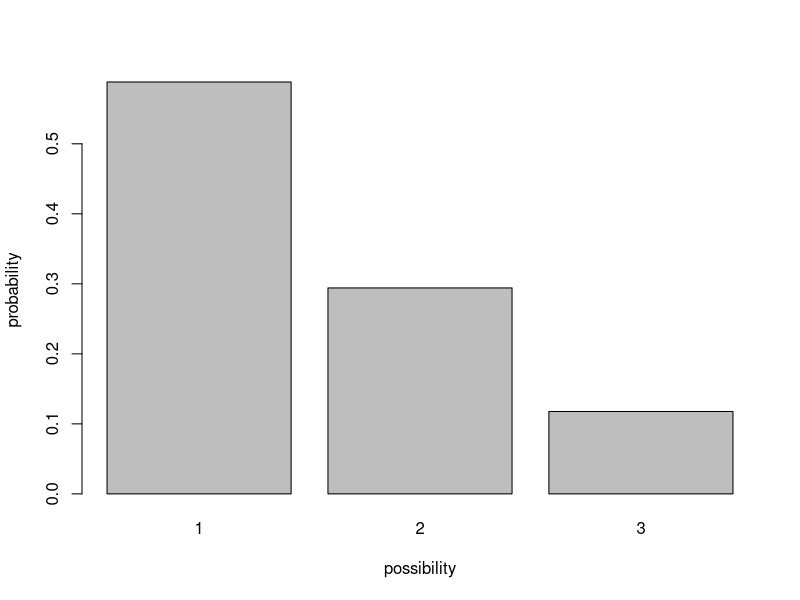
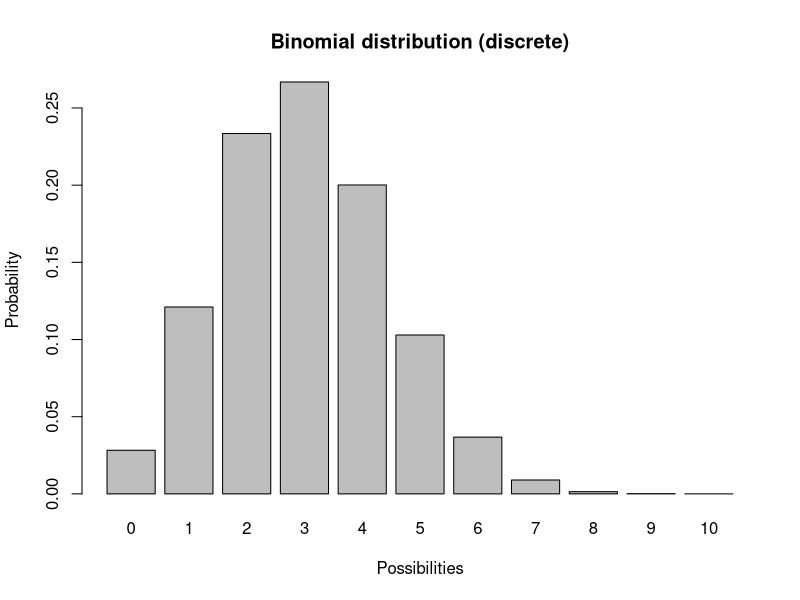
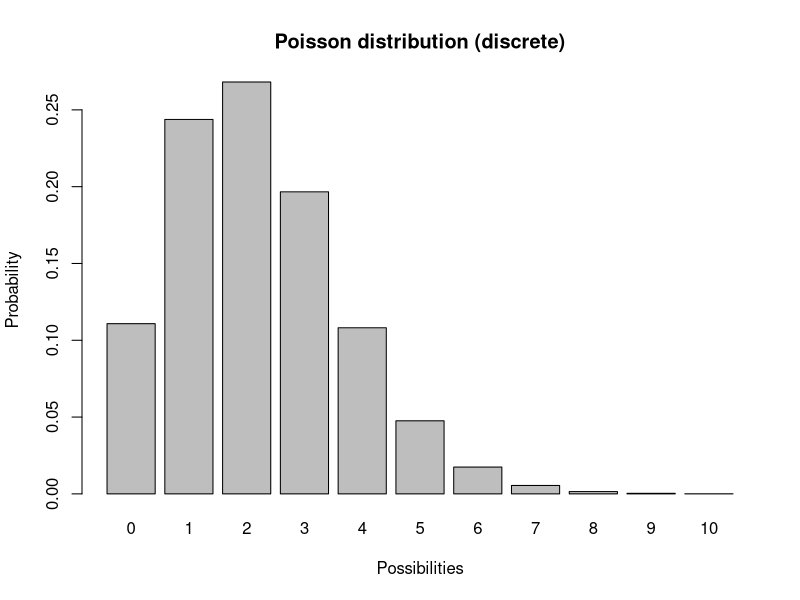
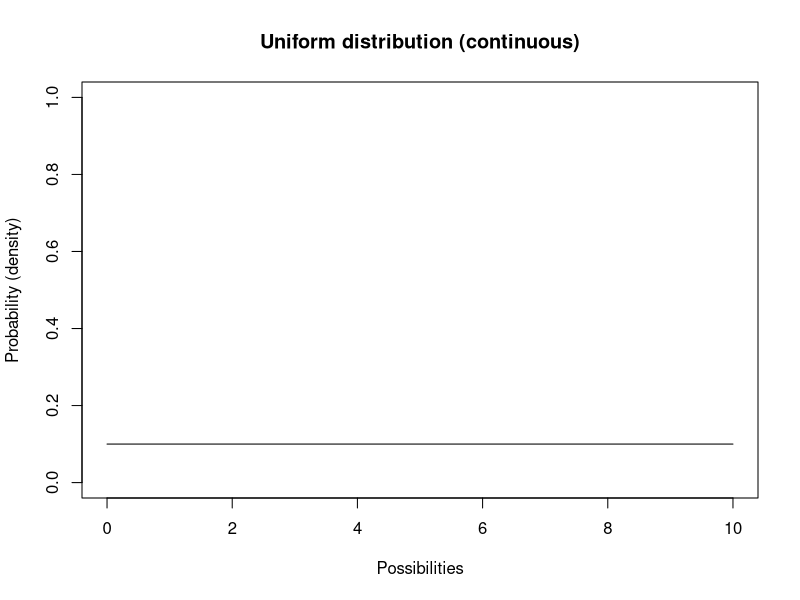
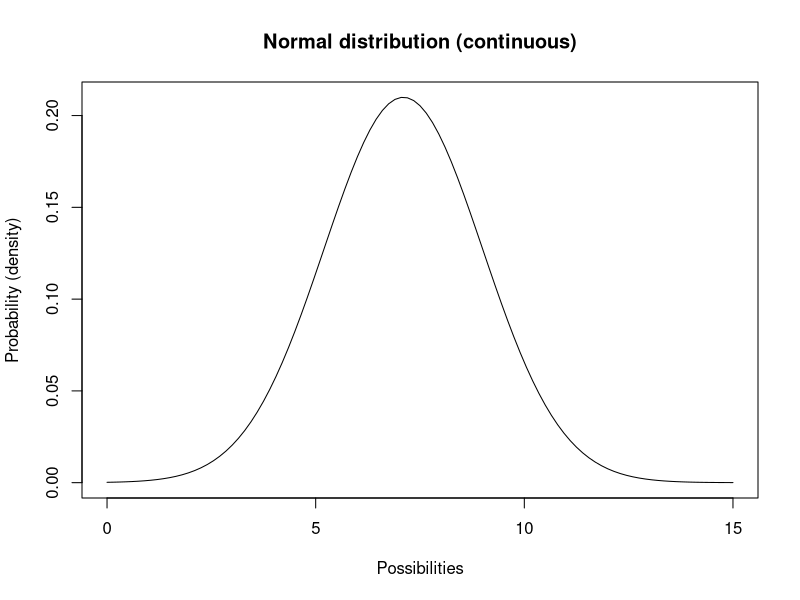

Recreate these plots in R, in order.
## ---- chunk 1
knitr::opts_chunk$set(echo = TRUE, cache = TRUE)
## ---- chunk 2
box <- c(rep(1,10),rep(2,5),rep(3,2))
barplot(table(box)/sum(table(box)),ylab="probability",xlab="possibility")

## ---- chunk 3
#rbinom(10,10,0.3)    # the random numbers have no decimal component

             # plot a discrete distribution!
xvals <- seq(0,10,1)
probs <- dbinom(xvals,10,prob=0.3)
names(probs) <- xvals
               
barplot(probs,ylab="Probability",xlab="Possibilities",main="Binomial distribution (discrete)")

#barplot(cumsum(probs),ylab="Cumulative Probability",main="Binomial distribution (discrete)")   # cumulative distribution

#sum(probs)   # just to make sure it sums to 1!  Does it??? 

## ---- chunk 4

             # plot a discrete distribution!
xvals <- seq(0,10,1)
probs <- dpois(xvals,lambda=2.2)
names(probs) <- xvals
               
barplot(probs,ylab="Probability",xlab="Possibilities",main="Poisson distribution (discrete)")


## ---- chunk 5

lower = 0
upper = 10

curve(dunif(x,lower,upper),0,10,ylab="Probability (density)",xlab="Possibilities",main="Uniform distribution (continuous)",ylim=c(0,1))   # probability density

## ---- chunk 6
mean = 7.1
stdev = 1.9

curve(dnorm(x,mean,stdev),0,15,ylab="Probability (density)",xlab="Possibilities",main="Normal distribution (continuous)")   # probability density

